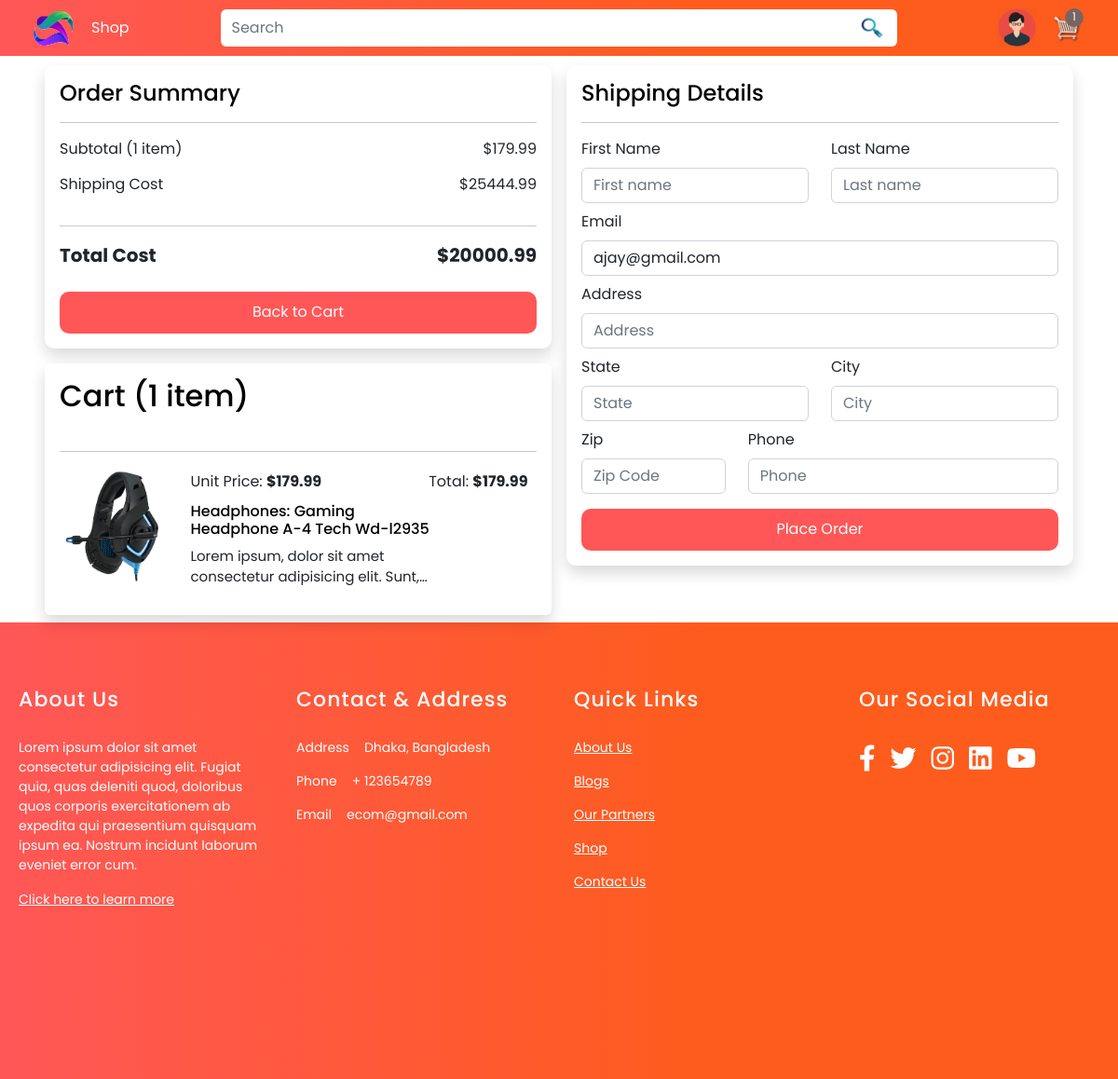
The app's page /checkout/ (signed in), older data.
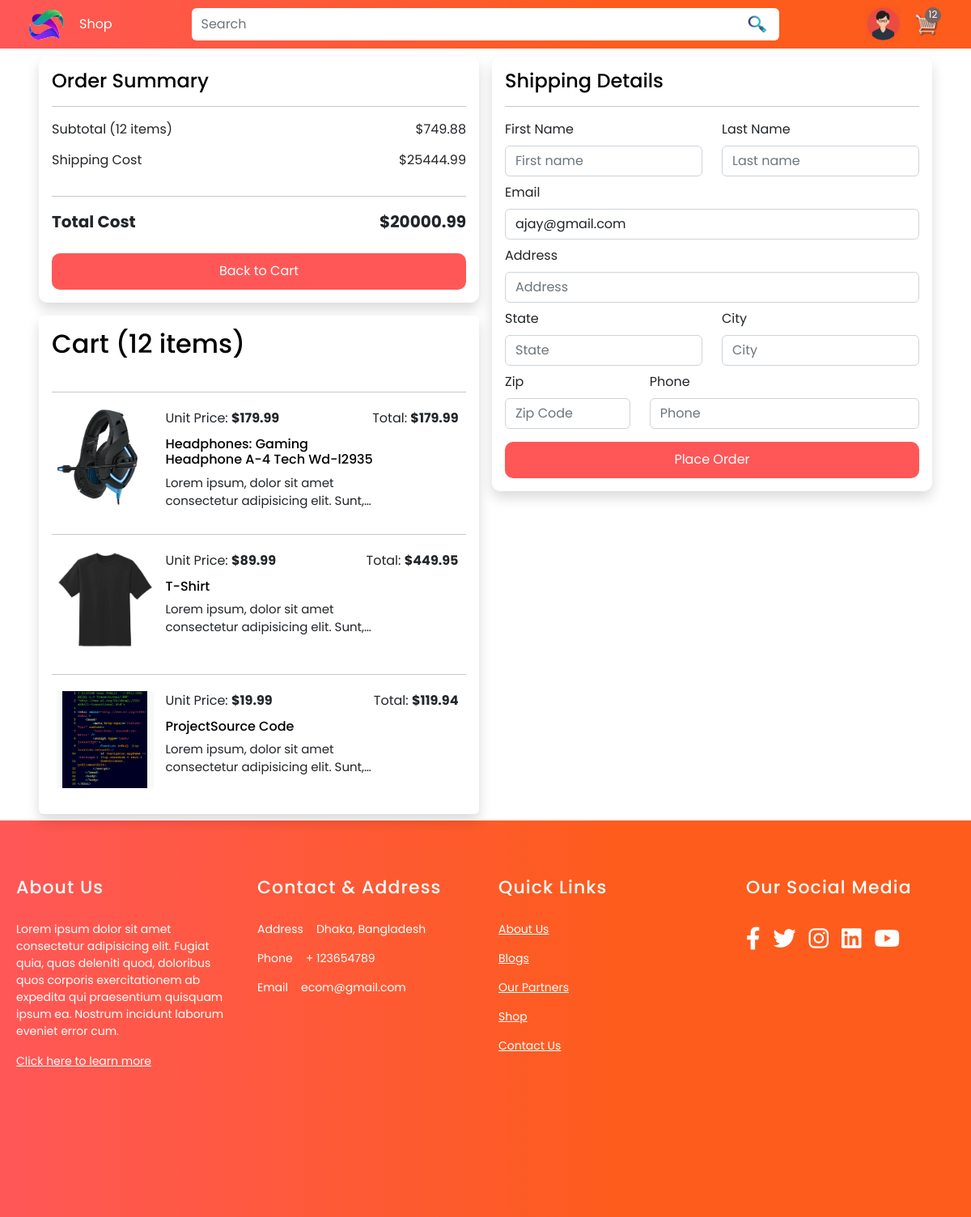
The same page, newer data.
### store/models.py (models this page shows, shortened)
class Order(models.Model):
    user = models.ForeignKey(User, on_delete=models.SET_NULL, null=True, blank=True)
    date_ordered = models.DateTimeField(auto_now_add=True)
    complete = models.BooleanField(default=False, null=True, blank=False)
    transaction_id = models.CharField(max_length=200, null=True)
    @property
    def shipping(self):
        shipping = False
        orderitems = self.orderitem_set.all()
        for i in orderitems:
            if i.product.digital == False:
                shipping = True
        return shipping
    @property
    def get_cart_total(self):
        orderitems = self.orderitem_set.all()
        total = sum([item.get_total for item in orderitems])
        return total
    @property
    def get_cart_items(self):
        orderitems = self.orderitem_set.all()
        total = sum([item.quantity for item in orderitems])
        return total

class OrderItem(models.Model):
    product = models.ForeignKey(Product, on_delete=models.SET_NULL, null=True, blank=True)
    order = models.ForeignKey(Order, on_delete=models.SET_NULL, null=True, blank=True)
    quantity = models.IntegerField(default=0, null=True, blank=True)
    date_added = models.DateTimeField(auto_now_add=True)
    @property
    def get_total(self):
        total = self.product.price * self.quantity
        return total

class Product(models.Model):
    name = models.CharField(max_length=200)
    price = models.DecimalField(max_digits=7, decimal_places=2)
    digital = models.BooleanField(default=False, null=True, blank=False)
    flash_sale  = models.BooleanField(default=False, null=True, blank=False)
    image = models.ImageField(null=True, blank=True)
    @property
    def imageURL(self):
        try:
            url = self.image.url
        except:
            url = ''
        return url

### store/views.py (the view)
# urls.py: path('checkout/', views.checkout, name='checkout'),
def checkout(request):
    data = cartData(request)
    items = data['items']
    order = data['order']
    cartItems = data['cartItems']
    user = data['user']
    context = {'items': items, 'order': order, 'cartItems': cartItems, 'user': user}
    return render(request, 'store/checkout.html', context)

### store/models.py (called while the page is built)
    def __str__(self):
        return self.email or ''

    @property
    def is_active(self):
        return self.active

### store/utils.py (called while the page is built, shortened)
def cartData(request):
    if request.user.is_authenticated:
        user = request.user
        order, created = Order.objects.get_or_create(user=user, complete=False)
        items = order.orderitem_set.all()
        cartItems = order.get_cart_items
    print('user:', user)
    return {'items': items, 'order': order, 'cartItems': cartItems, 'user': user}

### store/templates/store/checkout.html (shortened to what the changed rows need)
{% extends 'store/main.html' %}
{% load static %}
{% block content %}
    <div class="container px-5">
        <div class="row mb-2">
            <div class="col-md-12 col-12 mx-auto">
                <div class="row gx-3">
                    <div class="col-md-12 col-lg-6 col-11 mx-auto main_cart mb-lg-0 mb-5">
                        <div class="right-side p-3 shadow bg-white mb-3">
                            <div class="col-lg-12 product_indiv d-flex justify-content-between">
                                <p class="mb-1">Subtotal ({{ order.get_cart_items }} item{{ order.get_cart_items|pluralize }})</p>
                                <p class="mb-1">$<span>{{order.get_cart_total|floatformat:2}}</span></p>
                            </div>
                        </div>
                        <div class="card p-3 shadow">
                            <h2 class="pb-3 font-weight-bold">Cart ({{ order.get_cart_items }} item{{ order.get_cart_items|pluralize }})</h2>
                            {% for item in items %}
                            <hr>
                            <div class="row mb-2 px-3">
                                <div class="col-md-3 col-lg-3 col-11 mx-auto bg-light d-flex justify-content-center align-items-center product-img-checkkout px-0 mt-1 mb-2">
                                    <a href="#"><img src="{{ item.product.imageURL }}" class="cart-thumbnail-checkout"  alt=""></a>
                                </div>
                                <div class="col-md-9 col-lg-9 col-11 mx-auto mt-1 pe-0">
                                    <div class="row">
                                        <div class="row pe-1">
                                            <div class="col-lg-6 col-12 mt-0">
                                                <p class="mb-0">Unit Price: <strong>${{item.product.price}}</strong></p>
                                            </div>
                                            <div class="col-lg-6 col-12 mt-0 d-flex justify-content-end price-money pe-0">
                                                <p class="mb-0">Total: <strong>${{ item.get_total|floatformat:2 }}</strong></p>
                                            </div>
                                        </div>
                                        <div class="col-lg-9 col-12 cart-title">
                                            <a href="#" class="cart-product-name"><h6 class="mb-2">{{ item.product.name }}</h6></a>
                                            <p class="cart-item-description-checkout">Lorem ipsum, dolor sit amet consectetur adipisicing elit. Sunt, deserunt iure. Beatae, repellendus sunt eveniet voluptatibus voluptates ea illum commodi qui autem laborum. Asperiores illo error aliquid reiciendis placeat? Similique?</p>
                                        </div>
                                        <div class="col-lg-3 col-12">
                                        </div>
                                    </div>
                                </div>
                            </div>
                            {% endfor %}
                        </div>
                    </div>
                </div>
            </div>
        </div>
    </div>
{% endblock content %}

Row changes from the older to the newer data that the page shows:
computed for Order: get_cart_items "1" → "12"; get_cart_total "179.99" → "749.88"
added OrderItem: product.imageURL (picture), product.price "89.99", get_total "449.95", product.name "T-Shirt"
added OrderItem: product.imageURL (picture), product.price "19.99", get_total "119.94", product.name "ProjectSource Code"
Text that changed along with them:
{{ cartItems }}: "1" → "12"
